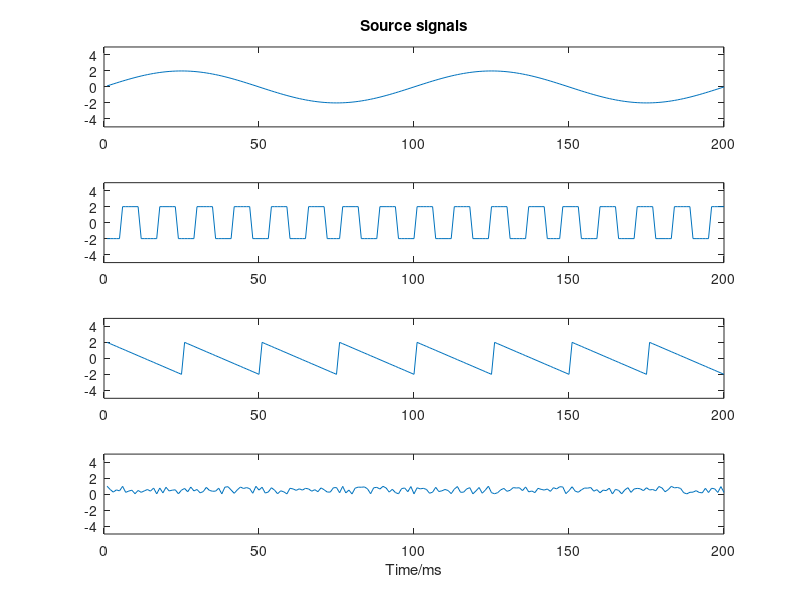
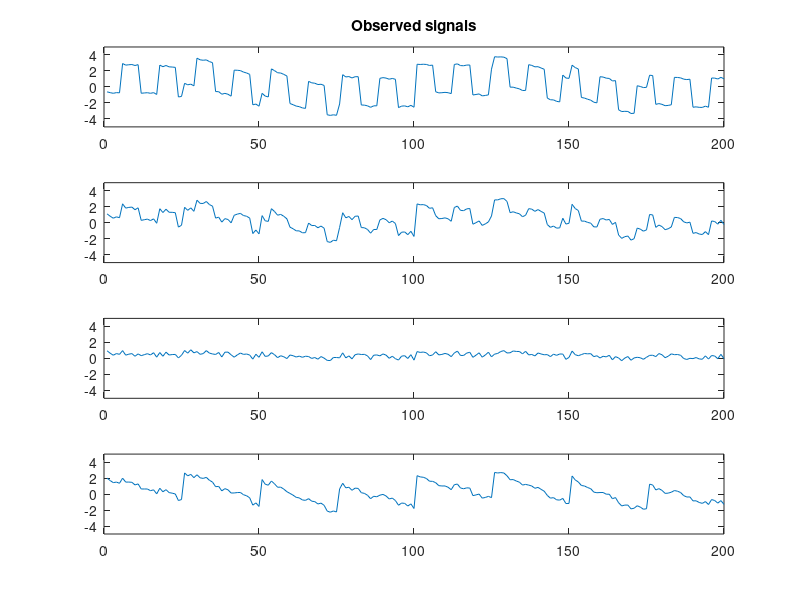

These charts were generated, in order, by the following MATLAB code: (Note: this script raises an error after producing the figures.)
clear all;
clc;
N=200; % sample points
n=1:N;
s1=2*sin(0.02*pi*n);  % Sine wave
t=1:N;
s2=2*square(100*t,50);  % Retangular wave
a=linspace(1,-1,25);
s3=2*[a,a,a,a,a,a,a,a];% Sawtooth wave
s4=rand(1,N);   % noise
S=[s1;s2;s3;s4];   % Source signals
A=rand(4,4); % Mixing matrix
X=A*S;  % Observed signal

% Figure for source signals
figure(1);
subplot(4,1,1);plot(s1);axis([0 N -5,5]);title('Source signals');
subplot(4,1,2);plot(s2);axis([0 N -5,5]);
subplot(4,1,3);plot(s3);axis([0 N -5,5]);
subplot(4,1,4);plot(s4);axis([0 N -5,5]);xlabel('Time/ms');
% Figure for observe signals
figure(2);
subplot(4,1,1);plot(X(1,:));axis([0 N -5,5]);title('Observed signals');
subplot(4,1,2);plot(X(2,:));axis([0 N -5,5]);
subplot(4,1,3);plot(X(3,:));axis([0 N -5,5]);
subplot(4,1,4);plot(X(4,:));axis([0 N -5,5]);

Z=FastICA(X);
% Figure for independent components
figure(3);
subplot(4,1,1);plot(Z(1,:));axis([0 N -5,5]);title('Independent components');
subplot(4,1,2);plot(Z(2,:));axis([0 N -5,5]);
subplot(4,1,3);plot(Z(3,:));axis([0 N -5,5]);
subplot(4,1,4);plot(Z(4,:));axis([0 N -5,5]);
xlabel('Time/ms');

